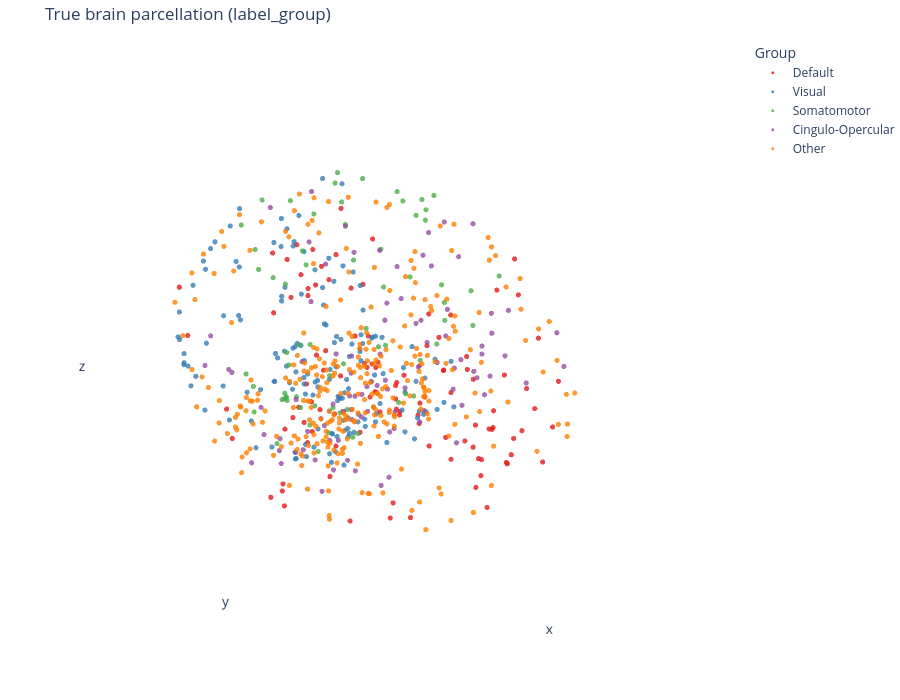

The code cell stored with this chart in its notebook:
### Code cell
# 3D plot
fig_gt = go.Figure()
for g in sorted(group_names.keys()):
    mask = label_group == g
    fig_gt.add_trace(go.Scatter3d(
        x=loc[mask, 0], y=loc[mask, 1], z=loc[mask, 2],
        mode='markers',
        marker=dict(size=3, color=colors[g], opacity=0.8),
        name=group_names[g],
    ))

axis_off = dict(showticklabels=False, showgrid=False, zeroline=False, showbackground=False)
fig_gt.update_layout(
    title="True brain parcellation (label_group)",
    height=700, width=900,
    margin=dict(l=0, r=0, t=40, b=0),
    legend_title_text="Group",
    scene=dict(xaxis=axis_off, yaxis=axis_off, zaxis=axis_off),
)
fig_gt.show()
